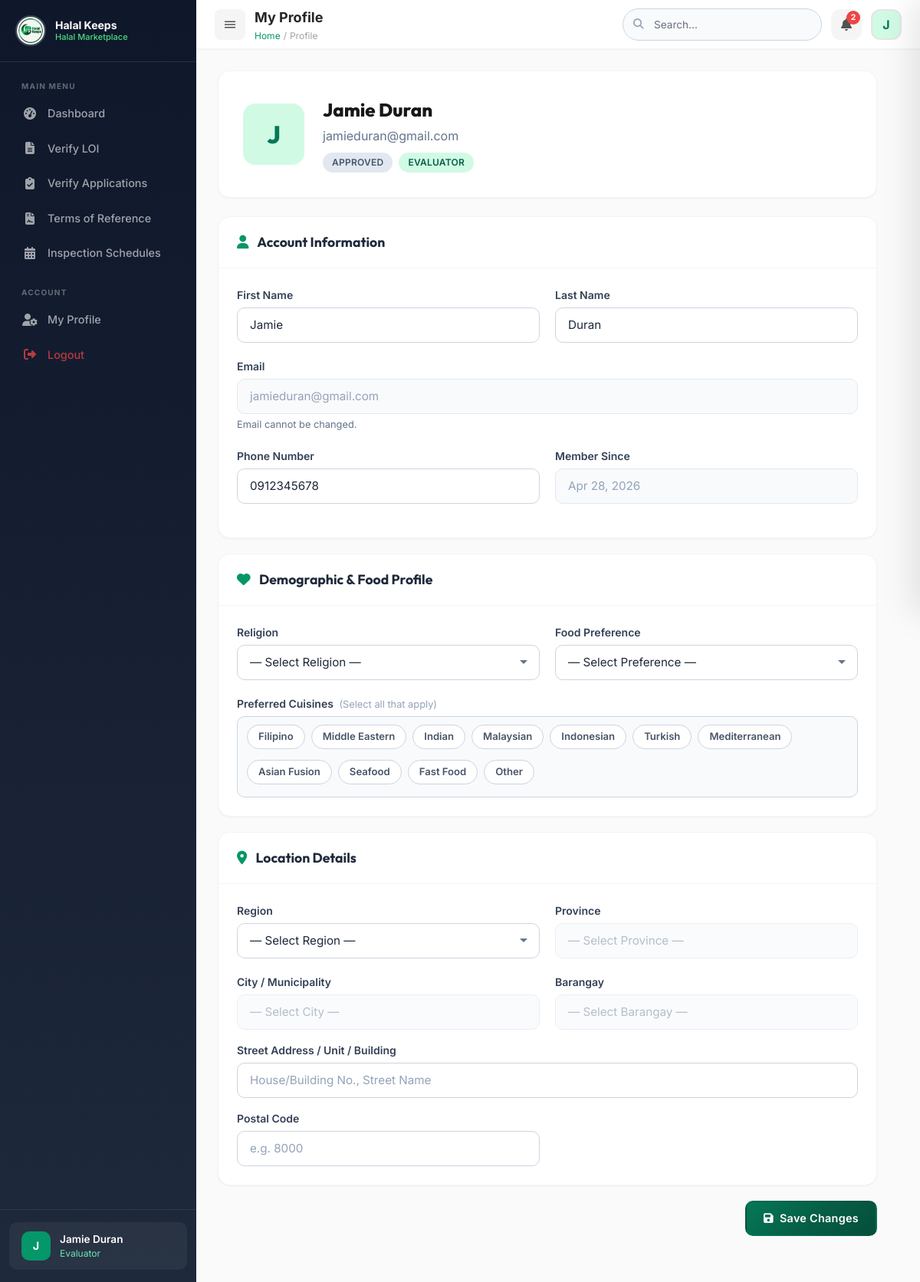
The page /dashboard/profile.php (signed in) on the database its author committed.
### tables this page shows
CREATE TABLE `users` (
  `id` int(11) NOT NULL,
  `google_id` varchar(255) DEFAULT NULL,
  `email` varchar(255) NOT NULL,
  `full_name` varchar(255) NOT NULL,
  `first_name` varchar(100) DEFAULT NULL,
  `last_name` varchar(100) DEFAULT NULL,
  `avatar` varchar(500) DEFAULT NULL,
  `password` varchar(255) DEFAULT NULL,
  `phone` varchar(20) DEFAULT NULL,
  `address` text DEFAULT NULL,
  `role_id` int(11) DEFAULT NULL,
  `role_status` enum('pending','approved','rejected','none') DEFAULT 'none',
  `is_active` tinyint(1) DEFAULT 1,
  `email_verified` tinyint(1) DEFAULT 0,
  `last_login` timestamp NULL DEFAULT NULL,
  `created_at` timestamp NOT NULL DEFAULT current_timestamp(),
  `updated_at` timestamp NOT NULL DEFAULT current_timestamp() ON UPDATE current_timestamp()
);

CREATE TABLE `roles` (
  `id` int(11) NOT NULL,
  `role_name` varchar(100) NOT NULL,
  `role_category` enum('customer','business','hcb_employee','lab_employee') NOT NULL,
  `description` text DEFAULT NULL,
  `requires_approval` tinyint(1) DEFAULT 1,
  `created_at` timestamp NOT NULL DEFAULT current_timestamp()
);

### dashboard/profile.php (the view, shortened to what this page needs)
<?php
require_once __DIR__ . '/../config/app.php';
$user_id = $_SESSION['user_id'];
$allowed_cuisines   = ['Filipino','Middle Eastern','Indian','Malaysian','Indonesian',
                       'Turkish','Mediterranean','Asian Fusion','Seafood','Fast Food','Other'];
$stmt = $conn->prepare("SELECT u.*, r.role_name FROM users u LEFT JOIN roles r ON u.role_id = r.id WHERE u.id = ?");
$stmt->bind_param("i", $user_id);
$stmt->execute();
$user = $stmt->get_result()->fetch_assoc();
$esc  = fn($k) => htmlspecialchars($user[$k] ?? '');
require_once __DIR__ . '/../includes/header.php';
?>
<div style="max-width:860px;">
    <div class="card" style="margin-bottom:24px;">
        <div class="card-body" style="display:flex;align-items:center;gap:24px;padding:32px;flex-wrap:wrap;">
            <?php if (!empty($user['avatar'])): ?>
                <img src="<?= htmlspecialchars($user['avatar']) ?>" alt="Avatar"
                     style="width:80px;height:80px;border-radius:16px;object-fit:cover;flex-shrink:0;">
            <?php else: ?>
                <div style="width:80px;height:80px;border-radius:16px;background:var(--primary-100);
                            color:var(--primary-700);display:flex;align-items:center;justify-content:center;
                            font-size:2rem;font-weight:800;font-family:var(--font-display);flex-shrink:0;">
                    <?= strtoupper(substr($user['full_name'] ?? 'U', 0, 1)) ?>
                </div>
            <?php endif; ?>
            <div style="flex:1;min-width:0;">
                <h2 style="font-family:var(--font-display);font-weight:800;font-size:1.5rem;margin-bottom:4px;">
                    <?= htmlspecialchars($user['full_name'] ?? '') ?>
                </h2>
                <p style="color:var(--neutral-500);margin-bottom:10px;"><?= htmlspecialchars($user['email'] ?? '') ?></p>
                <div style="display:flex;gap:8px;flex-wrap:wrap;align-items:center;">
                    <?= getStatusBadge($user['role_status'] ?? '') ?>
                    <span class="badge badge-primary"><?= htmlspecialchars($user['role_name'] ?? 'No Role') ?></span>
                </div>
            </div>
        </div>
    </div>
    <form method="POST" action="">
        <div class="card" style="margin-bottom:20px;">
            <div class="card-header">
                <h3><i class="fas fa-user" style="color:var(--primary-600);margin-right:8px;"></i> Account Information</h3>
            </div>
            <div class="card-body">
                <div style="display:grid;grid-template-columns:1fr 1fr;gap:20px;">
                    <div class="form-group">
                        <label for="first_name">First Name</label>
                        <input type="text" id="first_name" name="first_name" class="form-control"
                               value="<?= $esc('first_name') ?>">
                    </div>
                    <div class="form-group">
                        <label for="last_name">Last Name</label>
                        <input type="text" id="last_name" name="last_name" class="form-control"
                               value="<?= $esc('last_name') ?>">
                    </div>
                </div>
                <div class="form-group">
                    <label>Email</label>
                    <input type="email" class="form-control" value="<?= $esc('email') ?>" disabled>
                    <p class="form-text">Email cannot be changed.</p>
                </div>
                <div style="display:grid;grid-template-columns:1fr 1fr;gap:20px;">
                    <div class="form-group">
                        <label for="phone">Phone Number</label>
                        <input type="text" id="phone" name="phone" class="form-control"
                               value="<?= $esc('phone') ?>" placeholder="09123456789">
                    </div>
                    <div class="form-group">
                        <label>Member Since</label>
                        <input type="text" class="form-control" value="<?= formatDate($user['created_at']) ?>" disabled>
                    </div>
                </div>
            </div>
        </div>
        <div class="card" style="margin-bottom:20px;">
            <div class="card-header">
                <h3><i class="fas fa-heart" style="color:var(--primary-600);margin-right:8px;"></i> Demographic &amp; Food Profile</h3>
            </div>
            <div class="card-body">
                <div style="display:grid;grid-template-columns:1fr 1fr;gap:20px;margin-bottom:20px;">
                    <div class="form-group" style="margin:0;">
                        <label for="religion">Religion</label>
                        <select id="religion" name="religion" class="form-control">
                            <option value="">— Select Religion —</option>
                        </select>
                    </div>
                    <div class="form-group" style="margin:0;">
                        <label for="food_preference">Food Preference</label>
                        <select id="food_preference" name="food_preference" class="form-control">
                            <option value="">— Select Preference —</option>
                        </select>
                    </div>
                </div>
                <div class="form-group" style="margin:0;">
                    <label>Preferred Cuisines
                        <span style="font-weight:400;color:var(--neutral-400);font-size:.8rem;margin-left:4px;">(Select all that apply)</span>
                    </label>
                    <div style="display:flex;flex-wrap:wrap;gap:8px;padding:10px 12px;
                                border:1px solid var(--neutral-300);border-radius:var(--radius-md);
                                background:var(--neutral-50);">
                        <?php foreach ($allowed_cuisines as $c): ?>
                        <label class="pref-chip">
                            <span><?= htmlspecialchars($c) ?></span>
                        </label>
                        <?php endforeach; ?>
                    </div>
                </div>
            </div>
        </div>
        <div class="card" style="margin-bottom:20px;">
            <div class="card-header">
                <h3><i class="fas fa-location-dot" style="color:var(--primary-600);margin-right:8px;"></i> Location Details</h3>
            </div>
            <div class="card-body">
                <div style="display:grid;grid-template-columns:1fr 1fr;gap:20px;margin-bottom:16px;">
                    <div class="form-group" style="margin:0;">
                        <label for="prof_region">Region</label>
                        <select id="prof_region" name="region" class="form-control"
                                onchange="onProfRegion()">
                            <option value="">— Select Region —</option>
                        </select>
                    </div>
                    <div class="form-group" style="margin:0;">
                        <label for="prof_province">Province</label>
                        <select id="prof_province" name="province" class="form-control" disabled
                                onchange="onProfProvince()">
                            <option value="">— Select Province —</option>
                        </select>
                    </div>
                    <div class="form-group" style="margin:0;">
                        <label for="prof_city">City / Municipality</label>
                        <select id="prof_city" name="city" class="form-control" disabled
                                onchange="onProfCity()">
                            <option value="">— Select City —</option>
                        </select>
                    </div>
                    <div class="form-group" style="margin:0;">
                        <label for="prof_barangay">Barangay</label>
                        <select id="prof_barangay" name="barangay" class="form-control" disabled>
                            <option value="">— Select Barangay —</option>
                        </select>
                    </div>
                </div>
                <div class="form-group" style="margin-bottom:16px;">
                    <label for="address_line">Street Address / Unit / Building</label>
                    <input type="text" id="address_line" name="address_line" class="form-control"
                           placeholder="House/Building No., Street Name"
                           value="<?= $esc('address_line') ?>">
                </div>
                <div style="display:grid;grid-template-columns:1fr 1fr;gap:20px;">
                    <div class="form-group" style="margin:0;">
                        <label for="postal_code">Postal Code</label>
                        <input type="text" id="postal_code" name="postal_code" class="form-control"
                               placeholder="e.g. 8000"
                               value="<?= $esc('postal_code') ?>">
                    </div>
                </div>
            </div>
        </div>
        <div style="display:flex;justify-content:flex-end;gap:12px;margin-bottom:32px;">
            <button type="submit" class="btn btn-primary">
                <i class="fas fa-save"></i> Save Changes
            </button>
        </div>
    </form>
</div>
<?php require_once __DIR__ . '/../includes/footer.php'; ?>

### includes/functions.php (shortened to what this page needs)
<?php
function formatDate($date, $format = 'M d, Y') {
    return date($format, strtotime($date));
}
function getStatusBadge($status) {
    return $badges[strtolower($status)] ?? '<span class="badge badge-secondary">' . ucfirst(str_replace('_', ' ', $status)) . '</span>';
}
?>

### dashboard/profile.php (style rules this page uses)
.pref-chip span { display:inline-block; padding:5px 14px; border-radius:999px; font-size:.82rem; border:1.5px solid var(--neutral-300); background:#fff; color:var(--neutral-600); cursor:pointer; transition:all .15s; user-select:none; }

### rows shown on the page
users: full_name "J", full_name "Jamie Duran", email "jamieduran@gmail.com", role_status "APPROVED", role.role_name "EVALUATOR", first_name "Jamie", last_name "Duran", phone "0912345678", created_at "Apr 28, 2026"

### other values the page prints
$item['label'] "Dashboard"
$item['label'] "Verify LOI"
$item['label'] "Verify Applications"
$item['label'] "Terms of Reference"
$item['label'] "Inspection Schedules"
substr($_SESSION['full_name'] ?? 'U', 0, 1) "J"
$_SESSION['full_name'] "Jamie Duran"
$role_name "Evaluator"
$page_heading "My Profile"
$crumb['label'] "Profile"
$notif_count "2"
$c "Filipino"
$c "Middle Eastern"
$c "Indian"
$c "Malaysian"
